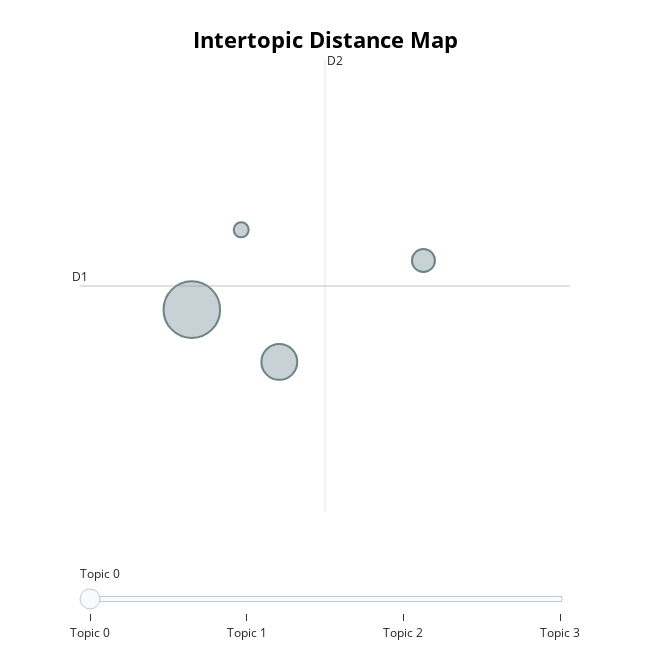

Source (notebook cell):
### Code cell
representation_topic_model.visualize_topics()

### Figure 1 — Plotly figure (JSON) as saved in the notebook; plotly's stock layout.template omitted (floating-point values rounded to 4 significant figures)
{"data": [{"customdata": [[0, "放榜 | 教授 | 老師 | 面試 | 成績", 199], [1, "類比 | 資訊 | 幾次 | 下手 | 家人", 80], [2, "分享 | 請問 | 經驗 | 學長 | 希望", 33], [3, "實驗室 | 教授 | 競賽 | 面談 | 融洽", 14]], "hovertemplate": "<b>Topic %{customdata[0]}</b><br>%{customdata[1]}<br>Size: %{customdata[2]}", "legendgroup": "", "marker": {"color": "#B0BEC5", "line": {"color": "DarkSlateGrey", "width": 2}, "size": [199, 80, 33, 14], "sizemode": "area", "sizeref": 0.1244, "symbol": "circle"}, "mode": "markers", "name": "", "orientation": "v", "showlegend": false, "type": "scatter", "x": [6.392, 7.142, 8.378, 6.815], "xaxis": "x", "y": [9.749, 9.264, 10.2, 10.49], "yaxis": "y"}], "layout": {"annotations": [{"showarrow": false, "text": "D1", "x": 5.433, "y": 9.967, "yshift": 10}, {"showarrow": false, "text": "D2", "x": 7.534, "xshift": 10, "y": 12.06}], "height": 650, "hoverlabel": {"bgcolor": "white", "font": {"family": "Rockwell", "size": 16}}, "legend": {"itemsizing": "constant", "tracegroupgap": 0}, "margin": {"t": 60}, "shapes": [{"line": {"color": "#CFD8DC", "width": 2}, "type": "line", "x0": 7.534, "x1": 7.534, "y0": 7.875, "y1": 12.06}, {"line": {"color": "#9E9E9E", "width": 2}, "type": "line", "x0": 5.433, "x1": 9.635, "y0": 9.967, "y1": 9.967}], "sliders": [{"active": 0, "pad": {"t": 50}, "steps": [{"args": [{"marker.color": [["red", "#B0BEC5", "#B0BEC5", "#B0BEC5"]]}], "label": "Topic 0", "method": "update"}, {"args": [{"marker.color": [["#B0BEC5", "red", "#B0BEC5", "#B0BEC5"]]}], "label": "Topic 1", "method": "update"}, {"args": [{"marker.color": [["#B0BEC5", "#B0BEC5", "red", "#B0BEC5"]]}], "label": "Topic 2", "method": "update"}, {"args": [{"marker.color": [["#B0BEC5", "#B0BEC5", "#B0BEC5", "red"]]}], "label": "Topic 3", "method": "update"}]}], "title": {"font": {"color": "Black", "size": 22}, "text": "<b>Intertopic Distance Map</b>", "x": 0.5, "xanchor": "center", "y": 0.95, "yanchor": "top"}, "width": 650, "xaxis": {"anchor": "y", "domain": [0, 1], "range": [5.433, 9.635], "title": {"text": ""}, "visible": false}, "yaxis": {"anchor": "x", "domain": [0, 1], "range": [7.875, 12.06], "title": {"text": ""}, "visible": false}}}
